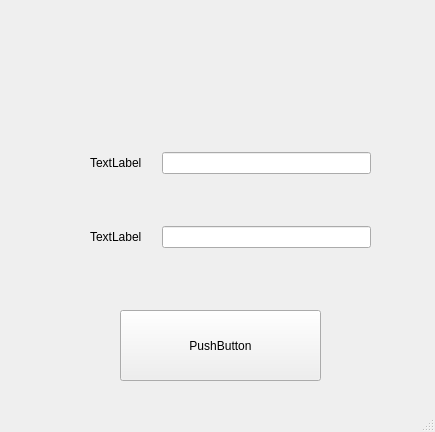
<?xml version="1.0" encoding="UTF-8"?>
<ui version="4.0">
 <class>MainWindow</class>
 <widget class="QMainWindow" name="MainWindow">
  <property name="geometry">
   <rect>
    <x>0</x>
    <y>0</y>
    <width>435</width>
    <height>432</height>
   </rect>
  </property>
  <property name="windowTitle">
   <string>MainWindow</string>
  </property>
  <widget class="QWidget" name="centralwidget">
   <widget class="QPushButton" name="button_print">
    <property name="geometry">
     <rect>
      <x>120</x>
      <y>310</y>
      <width>201</width>
      <height>71</height>
     </rect>
    </property>
    <property name="text">
     <string>PushButton</string>
    </property>
   </widget>
   <widget class="QWidget" name="gridLayoutWidget">
    <property name="geometry">
     <rect>
      <x>70</x>
      <y>100</y>
      <width>321</width>
      <height>201</height>
     </rect>
    </property>
    <layout class="QGridLayout" name="gridLayout">
     <property name="leftMargin">
      <number>20</number>
     </property>
     <property name="topMargin">
      <number>0</number>
     </property>
     <property name="rightMargin">
      <number>20</number>
     </property>
     <property name="horizontalSpacing">
      <number>20</number>
     </property>
     <property name="verticalSpacing">
      <number>0</number>
     </property>
     <item row="0" column="0">
      <widget class="QLabel" name="label_1">
       <property name="text">
        <string>TextLabel</string>
       </property>
      </widget>
     </item>
     <item row="1" column="0">
      <widget class="QLabel" name="label_2">
       <property name="text">
        <string>TextLabel</string>
       </property>
      </widget>
     </item>
     <item row="0" column="1">
      <widget class="QLineEdit" name="lineEdit_1"/>
     </item>
     <item row="1" column="1">
      <widget class="QLineEdit" name="lineEdit_2"/>
     </item>
    </layout>
   </widget>
  </widget>
  <widget class="QMenuBar" name="menubar">
   <property name="geometry">
    <rect>
     <x>0</x>
     <y>0</y>
     <width>435</width>
     <height>22</height>
    </rect>
   </property>
  </widget>
  <widget class="QStatusBar" name="statusbar"/>
 </widget>
 <resources/>
 <connections/>
</ui>
